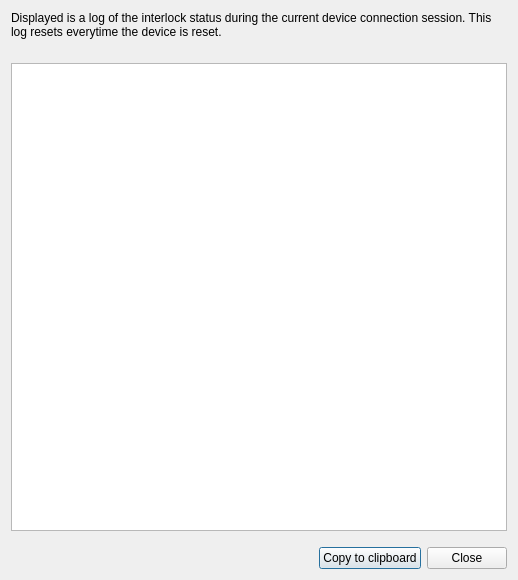
<?xml version="1.0" encoding="UTF-8"?>
<ui version="4.0">
 <class>dialog</class>
 <widget class="QDialog" name="dialog">
  <property name="geometry">
   <rect>
    <x>0</x>
    <y>0</y>
    <width>518</width>
    <height>580</height>
   </rect>
  </property>
  <property name="windowTitle">
   <string>Form</string>
  </property>
  <property name="windowIcon">
   <iconset>
    <normaloff>:/qtutils/fugue/table-import.png</normaloff>:/qtutils/fugue/table-import.png</iconset>
  </property>
  <layout class="QVBoxLayout" name="verticalLayout">
   <item>
    <widget class="QLabel" name="info_label">
     <property name="text">
      <string>Displayed is a log of the interlock status during the current device connection session. This log resets everytime the device is reset.</string>
     </property>
     <property name="wordWrap">
      <bool>true</bool>
     </property>
    </widget>
   </item>
   <item>
    <layout class="QHBoxLayout" name="horizontalLayout_3">
     <property name="topMargin">
      <number>8</number>
     </property>
     <item>
      <spacer name="horizontalSpacer_2">
       <property name="orientation">
        <enum>Qt::Horizontal</enum>
       </property>
       <property name="sizeHint" stdset="0">
        <size>
         <width>40</width>
         <height>10</height>
        </size>
       </property>
      </spacer>
     </item>
    </layout>
   </item>
   <item>
    <widget class="QPlainTextEdit" name="log_text">
     <property name="readOnly">
      <bool>true</bool>
     </property>
    </widget>
   </item>
   <item>
    <layout class="QHBoxLayout" name="horizontalLayout">
     <property name="topMargin">
      <number>10</number>
     </property>
     <item>
      <spacer name="horizontalSpacer">
       <property name="orientation">
        <enum>Qt::Horizontal</enum>
       </property>
       <property name="sizeHint" stdset="0">
        <size>
         <width>40</width>
         <height>20</height>
        </size>
       </property>
      </spacer>
     </item>
     <item>
      <widget class="QPushButton" name="copy_text_button">
       <property name="text">
        <string>Copy to clipboard</string>
       </property>
       <property name="icon">
        <iconset>
         <normaloff>:/qtutils/fugue/clipboard--arrow.png</normaloff>:/qtutils/fugue/clipboard--arrow.png</iconset>
       </property>
      </widget>
     </item>
     <item>
      <widget class="QPushButton" name="close_button">
       <property name="text">
        <string>Close</string>
       </property>
       <property name="icon">
        <iconset theme="cancel">
         <normaloff>../../../../labscript-devices/labscript_devices/IMAQdxCamera</normaloff>../../../../labscript-devices/labscript_devices/IMAQdxCamera</iconset>
       </property>
      </widget>
     </item>
    </layout>
   </item>
  </layout>
 </widget>
 <resources>
  <include location="../../../../clones/qtutils/qtutils/icons/icons.qrc"/>
 </resources>
 <connections>
  <connection>
   <sender>close_button</sender>
   <signal>clicked()</signal>
   <receiver>dialog</receiver>
   <slot>accept()</slot>
   <hints>
    <hint type="sourcelabel">
     <x>597</x>
     <y>602</y>
    </hint>
    <hint type="destinationlabel">
     <x>395</x>
     <y>18</y>
    </hint>
   </hints>
  </connection>
 </connections>
</ui>
